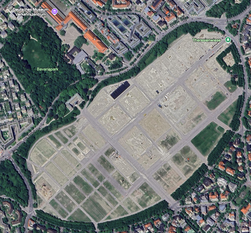
%> input picture Dev_Keno/Theresienwiese/2024_05.png, 251 x 233 px, shrunk from 940 x 871 before the run
$ octave identify_land_city_water.m   (GNU Octave 9; MATLAB toolbox functions it lacks are replaced by stand-ins)
%> lines starting %> are read from the running program, lines starting %| are printed output that depends on the picture; in (x1, y1, x2, y2) boxes, pixels count from 0 and x2, y2 are one past the last pixel; in counts of white or black regions, pixels touching at a corner belong together; the program's own positions count from 1
% Load image
img = imread("C:\Users\julia\OneDrive\Dokumente\1_TUM\Computer Vision\Challenge\CV_Challenge\Dev_Keno\Theresienwiese\2024_05.png");  % Replace with your image filename
%> img is the input picture: size 233x251x3 uint8; mean R, G, B 112.6, 117.9, 116.6
img = imread("C:\Users\julia\OneDrive\Dokumente\1_TUM\Computer Vision\Challenge\CV_Challenge\Datasets\Brazilian Rainforest\12_1985.jpg");
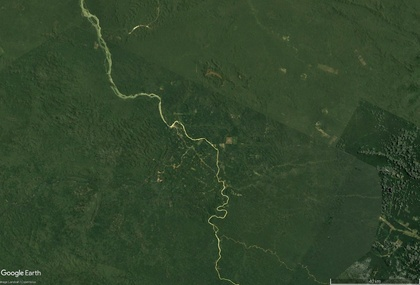
%> input picture Datasets/Brazilian Rainforest/12_1985.jpg, 420 x 285 px, shrunk from 1570 x 1064 before the run
%> img is the input picture: size 285x420x3 uint8; mean R, G, B 49.9, 70.1, 43.7
% Call segmentation function
%mask = segment_land_city_water(img);

imgPath = "C:\Users\julia\OneDrive\Dokumente\1_TUM\Computer Vision\Challenge\CV_Challenge\Datasets\Brazilian Rainforest\12_2020.jpg";
imgPath1 ="C:\Users\julia\OneDrive\Dokumente\1_TUM\Computer Vision\Challenge\CV_Challenge\Datasets\Brazilian Rainforest\12_1985.jpg";
imgPath2 = "C:\Users\julia\OneDrive\Dokumente\1_TUM\Computer Vision\Challenge\CV_Challenge\Datasets\Columbia Glacier\12_2014.jpg";
% [8 lines of commented-out code are left out]
classifyLandCoverColorRiver(imgPath)
classifyLandCoverColorRiver(imgPath2)

% [664 lines left out: functions segment_land_city_water, findRegionsFromRGBImage, findRainforestRegions, analyzeRGBLandcover, segmentAndClassifyRegions1, segmentAndClassifyRegions and 4 more, not called in this run]

function classifyLandCoverColorRiver(imgPath)
% CLASSIFYLANDCOVERCOLORRIVER
% Classifies an RGB image into Forest, River (white/cyan), City, and Unlabeled
% based on refined color thresholds (no shape logic).

    % --- Load and normalize image ---
    rgbImg = im2double(imread(imgPath));
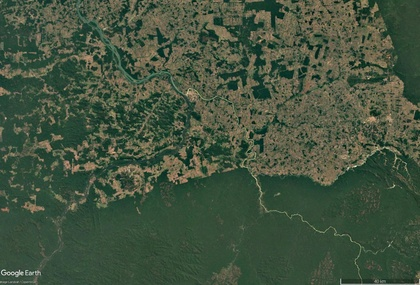
%> input picture Datasets/Brazilian Rainforest/12_2020.jpg, 420 x 285 px, shrunk from 1570 x 1064 before the run
    R = rgbImg(:,:,1);
    G = rgbImg(:,:,2);
    B = rgbImg(:,:,3);
    [h, w, ~] = size(rgbImg);
%> h = 285; w = 420

    % --- 1. Forest Detection (bright + dark green) ---


    darkGreen = (G > 0.25) & (R < 0.25) & ((R + G + B)/3 < 0.4);
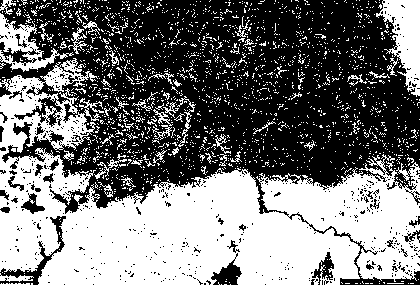
%> darkGreen: size 285x420 logical; 46.7% white; 1986 white regions (1922 under 20 px), largest, box (x1, y1, x2, y2) and area: (0, 58, 420, 285) 44287, (376, 0, 420, 97) 2208, (0, 13, 74, 72) 1353
    forestMask = darkGreen;

    % --- 2. River Detection (color-based: white/cyan/blue tones) ---
    riverMask = (G > R + 0.05) & (G > B + 0.05) & (G > 0.35);
%> riverMask: size 285x420 logical; 5.8% white in thin lines or dots

    % Morphological cleanup (optional)
    riverMask = imclose(riverMask, strel('disk', 1));
%> riverMask: size 285x420 logical; 6.6% white in thin lines or dots
    riverMask = bwareaopen(riverMask, 50);
%> riverMask: size 285x420 logical; 1.3% white in thin lines or dots, all inside (x1, y1, x2, y2) = (7, 0, 378, 280)

    % --- 3. City Detection (non-green, bright areas) ---
    cityMask = ((R + G + B)/3 > 0.3) & ...
               ~forestMask & ~riverMask;
%> cityMask: size 285x420 logical; 33% white; 508 white regions (449 under 20 px), largest, box (x1, y1, x2, y2) and area: (110, 0, 420, 191) 25810, (0, 32, 186, 113) 2454, (93, 144, 238, 205) 2032

    % --- 4. Unlabeled (rest) ---
    restMask = ~(forestMask | riverMask | cityMask);
%> restMask: size 285x420 logical; 19.2% white in thin lines or dots

    % --- 5. Label Image ---
    % Labels: 1 = Forest, 2 = River, 3 = City, 4 = Unlabeled
    labelImg = zeros(h, w);
    labelImg(forestMask) = 1;
    labelImg(riverMask) = 2;
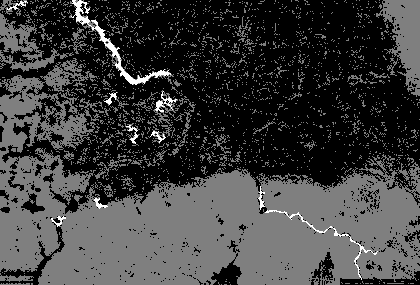
%> labelImg: size 285x420 double; min 0, max 2, mean 0.491; drawn with min black and max white
    labelImg(cityMask) = 3;
    labelImg(restMask) = 4;
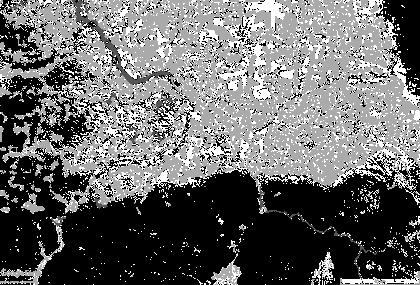
%> labelImg: size 285x420 double; min 1, max 4, mean 2.25; drawn with min black and max white

    % --- 6. Visualization ---
    cmap = [0 1 0;       % Forest - green
            0 0 1;       % River - blue
            0.5 0.5 0.5; % City - gray
            0.6 0.4 0.2];% Unlabeled - brown

    overlay = labeloverlay(rgbImg, labelImg, ...
        'Colormap', cmap, 'Transparency', 0.4);
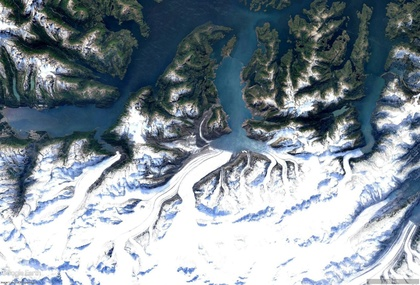
%> input picture Datasets/Columbia Glacier/12_2014.jpg, 420 x 285 px, shrunk from 1570 x 1064 before the run
%> in classifyLandCoverColorRiver (call 2), `darkGreen = (G > 0.25) & (R < 0.25) & ((R + G + B)/3 < 0.4);`: darkGreen: size 285x420 logical; 11.1% white; 1415 white regions (1340 under 20 px), largest, box (x1, y1, x2, y2) and area: (207, 9, 277, 133) 2647, (17, 106, 121, 153) 2009, (359, 74, 395, 144) 761
%> in classifyLandCoverColorRiver (call 2), `riverMask = (G > R + 0.05) & (G > B + 0.05) & (G > 0.35);`: riverMask: size 285x420 logical; 0.19% white in thin lines or dots, all inside (x1, y1, x2, y2) = (1, 0, 397, 147)
%> in classifyLandCoverColorRiver (call 2), `riverMask = bwareaopen(riverMask, 50);`: riverMask: size 285x420 logical; every value is 0
%> in classifyLandCoverColorRiver (call 2), `cityMask = ((R + G + B)/3 > 0.3) & ~forestMask & ~riverMask;`: cityMask: size 285x420 logical; 62.7% white; 249 black regions (232 under 20 px), largest, box (x1, y1, x2, y2) and area: (0, 0, 420, 177) 41831, (7, 155, 36, 207) 514, (0, 0, 31, 26) 411
%> in classifyLandCoverColorRiver (call 2), `restMask = ~(forestMask | riverMask | cityMask);`: restMask: size 285x420 logical; 26.2% white; 545 white regions (514 under 20 px), largest, box (x1, y1, x2, y2) and area: (0, 0, 420, 169) 26858, (36, 130, 115, 158) 509, (2, 0, 31, 25) 376
%> `classifyLandCoverColorRiver(imgPath2)`:
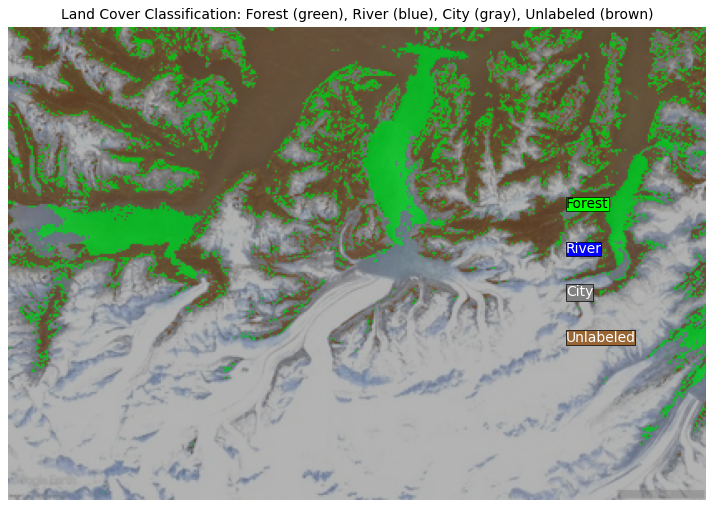
%> figure redrawn from the program's plot data, 2 panels

    figure
    imshow(overlay)
    title("Land Cover Classification: Forest (green), River (blue), City (gray), Unlabeled (brown)")

    % --- 7. Legend ---
    annotation("textbox", [0.75 0.60 0.2 0.05], "String", "Forest", ...
        "BackgroundColor", [0 1 0], "Color", [0 0 0]);
    annotation("textbox", [0.75 0.53 0.2 0.05], "String", "River", ...
        "BackgroundColor", [0 0 1], "Color", [1 1 1]);
    annotation("textbox", [0.75 0.46 0.2 0.05], "String", "City", ...
        "BackgroundColor", [0.5 0.5 0.5], "Color", [1 1 1]);
    annotation("textbox", [0.75 0.39 0.2 0.05], "String", "Unlabeled", ...
        "BackgroundColor", [0.6 0.4 0.2], "Color", [1 1 1]);

end
